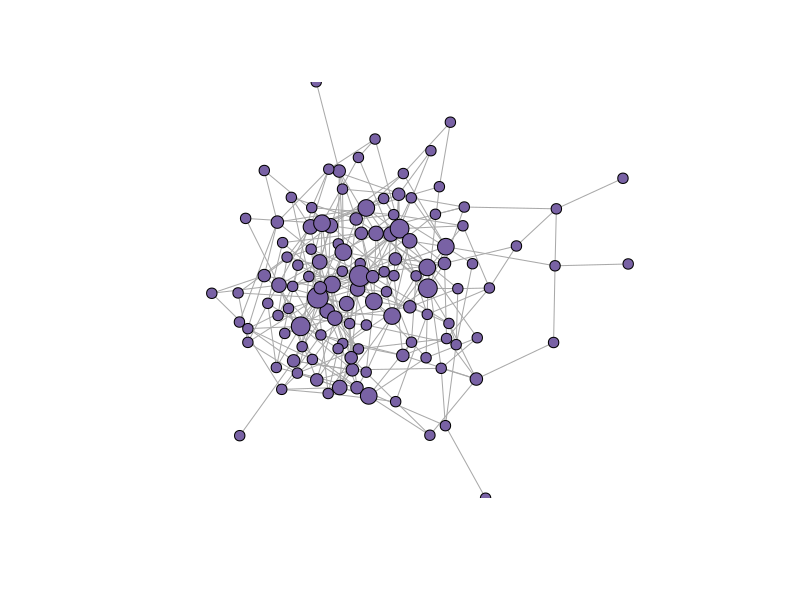
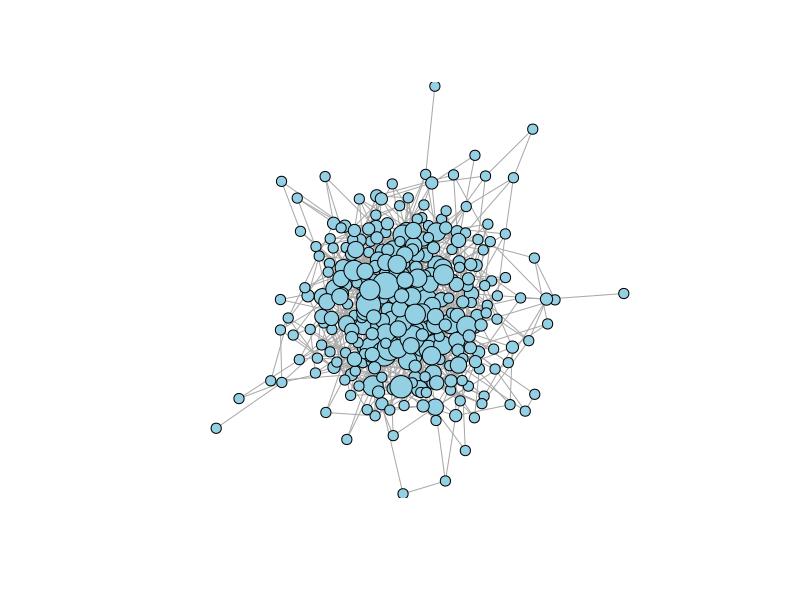
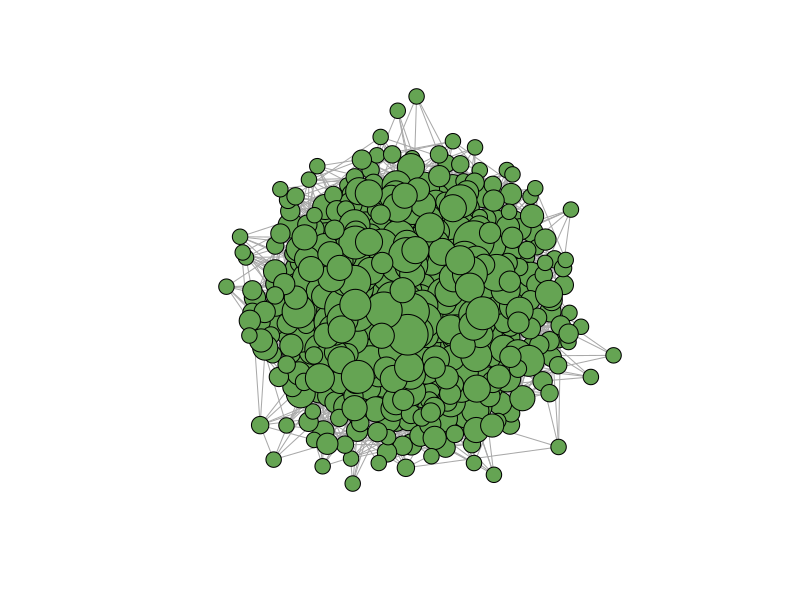
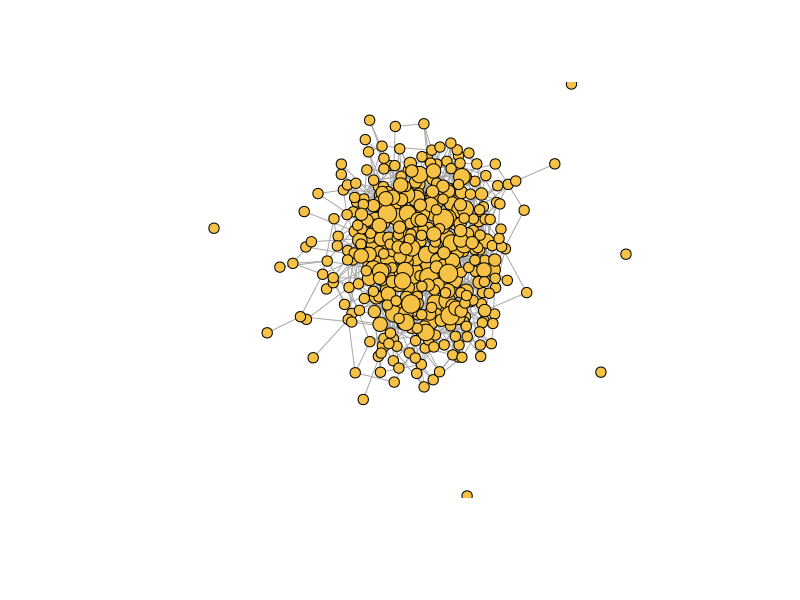
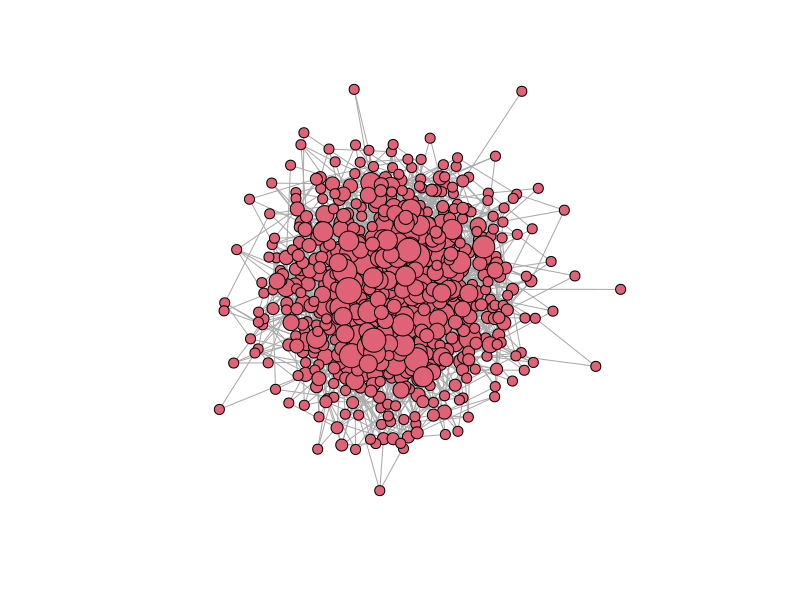
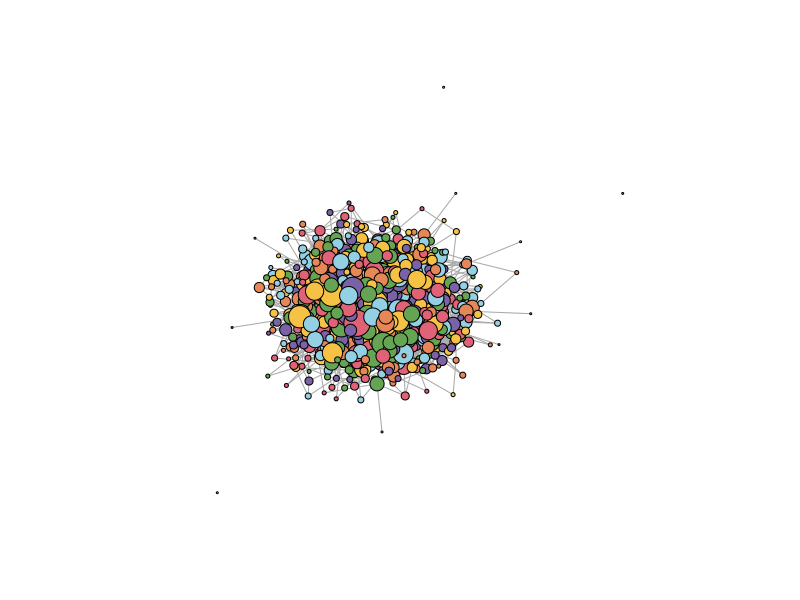

The R script that drew these images, in order:
library(igraph)

set.seed(37)
pdf(file = "../output/purple.evolution.network.pdf", height = 4, width = 4.3)
purple.evolution <- erdos.renyi.game(120, 300, type = "gnm") %>%
  set_vertex_attr(name = "size", value = pmax(degree(.), 5)) %>%
  plot(vertex.label = NA, vertex.color = "#7962A5", main = "", margin = -0.125)
dev.off()

set.seed(38)
pdf(file = "../output/blue.geography.network.pdf", height = 4, width = 4.3)
blue.geography <- erdos.renyi.game(300, 900, type = "gnm") %>%
  set_vertex_attr(name = "size", value = pmax(degree(.), 5)) %>%
  plot(vertex.label = NA, vertex.color = "#94D0E3", main = "", margin = -0.125)
dev.off()

set.seed(39)
pdf(file = "../output/green.organism.network.pdf", height = 4, width = 4.3)
green.organism <- erdos.renyi.game(620, 4000, type = "gnm") %>%
  set_vertex_attr(name = "size", value = pmax(degree(.), 8)) %>%
  plot(vertex.label = NA, vertex.color = "#65A453", main = "", margin = -0.125)
dev.off()

set.seed(40)
pdf(file = "../output/yellow.cell.network.pdf", height = 4, width = 4.3)
yellow.cell <- erdos.renyi.game(400, 1000, type = "gnm") %>%
  set_vertex_attr(name = "size", value = pmax(degree(.), 5)) %>%
  plot(vertex.label = NA, vertex.color = "#F5C245", main = "", margin = -0.125)
dev.off()

set.seed(41)
pdf(file = "../output/red.molecule.network.pdf", height = 4, width = 4.3)
red.molecule <- erdos.renyi.game(620, 2102, type = "gnm") %>%
  set_vertex_attr(name = "size", value = pmax(degree(.), 5)) %>%
  plot(vertex.label = NA, vertex.color = "#DF6276", main = "", margin = -0.125)
dev.off()

set.seed(42)
pdf(file = "../output/collaboration.network.pdf", height = 4, width = 4.3)
collaboration <- erdos.renyi.game(900, 2800, type = "gnm") %>%
  set_vertex_attr(name = "size", value = pmax(degree(.), 1)) %>%
  plot(vertex.label = NA, vertex.color = c("#7962A5","#94D0E3","#65A453","#F5C245","#DF6276", "#E68758"), main = "", margin = -0.125)
dev.off()
